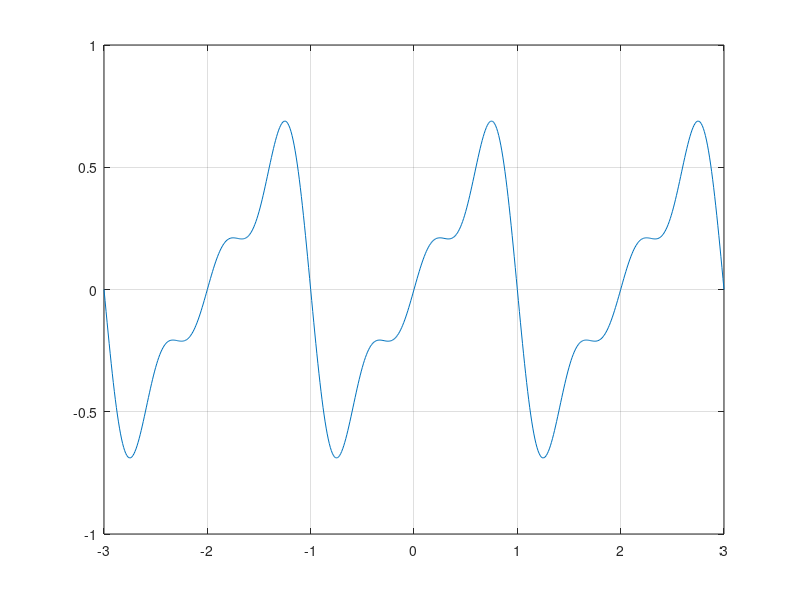

This chart was generated by the following MATLAB code:
% Quantidade de componentes
n = 3;
% Limites de integracao
Ta = -1;
Tb = 1;
% Periodo calculado com os limites especificados
T = Tb - Ta;
% Omega
w = 2*pi/T;
% Valores para t
t_values = -3:0.01:3;

i = 1;
for t = t_values
    % Somatoria da serie de fourier para todas as componentes -k ate k
    value = 0;
    for k = -n:n
        % Se k for zero deve usar a expressao x[0], pra nao ter divisao por
        % 0
        if k == 0
            value = value + 3*((Tb-Ta)*(Tb+Ta))/4*T^2;
        % Caso controlario calcula com a expressao x[k]
        else
            value = value + exp(j*k*w*t)*3*(((Ta*j*k*w)+1)*exp(-Ta*j*k*w) ...
                -((Tb*j*k*w)+1)*exp(-Tb*j*k*w))/(-2*(T^2)*(k^2)*w^2);
        end
    end
    % Coloca no vetor de resultados
    res(i) = value;
    i = i + 1;
end

% Plota a funcao reconstruida
plot(t_values, res);
grid on;